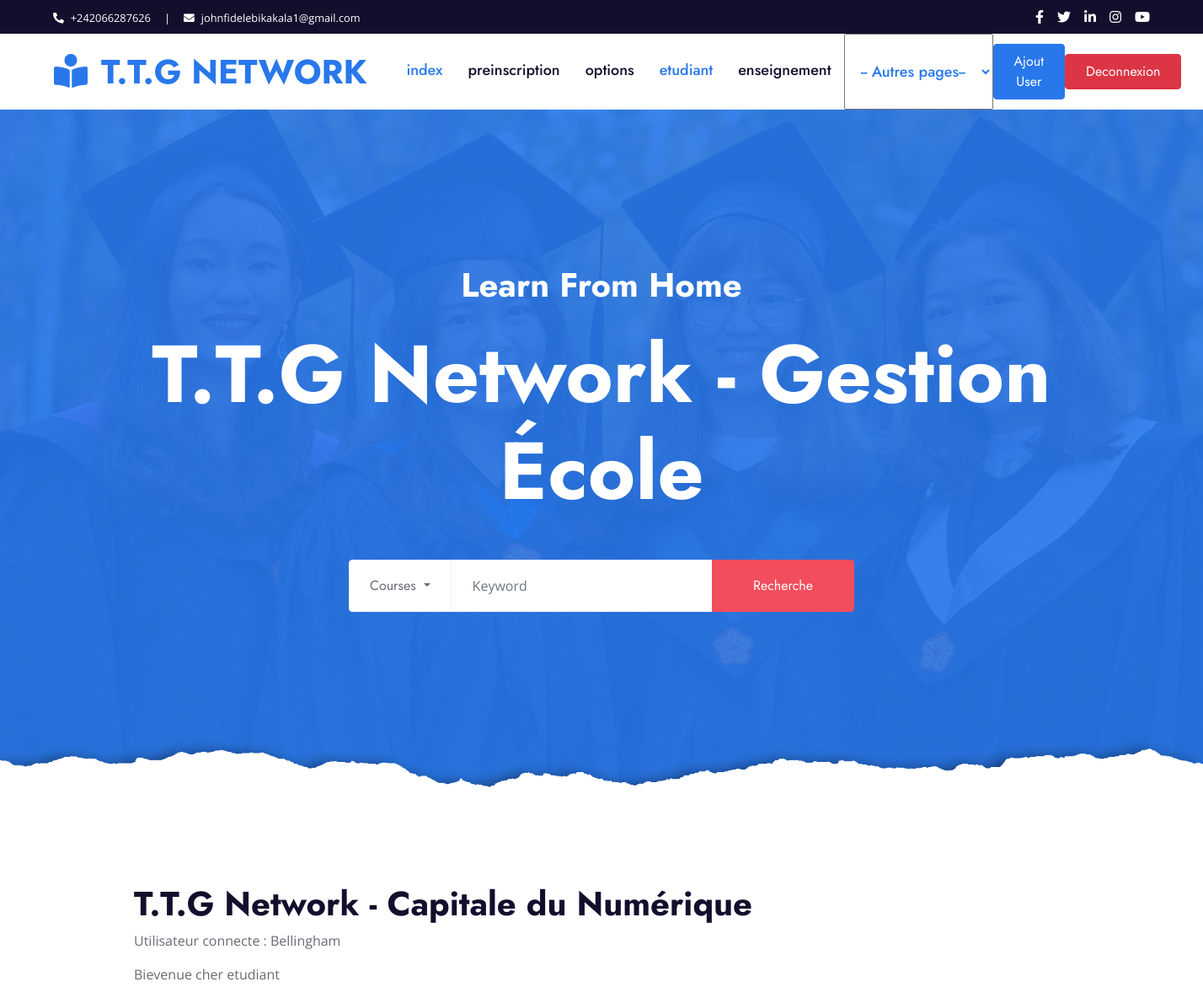
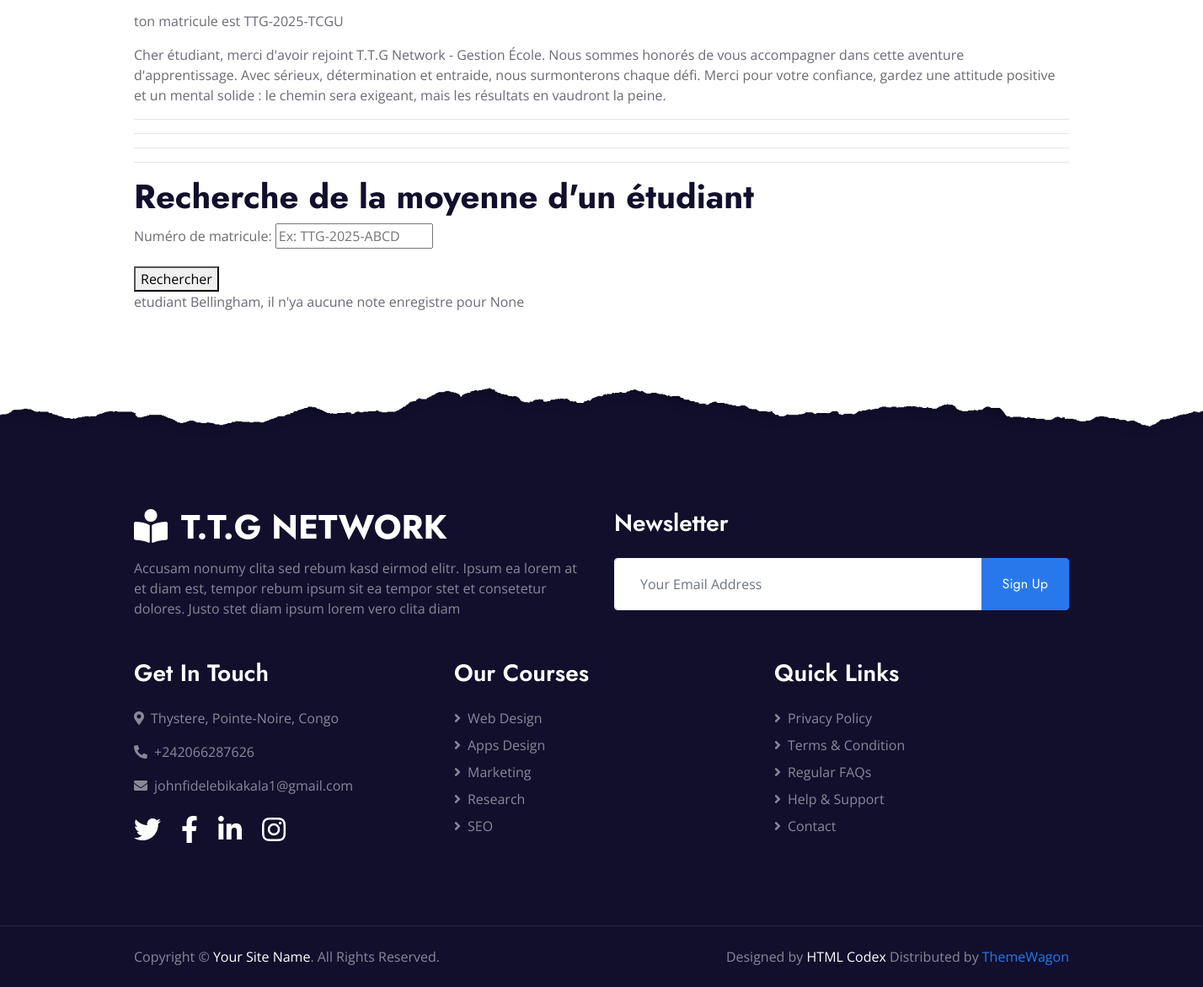
The page /recherche-moyenne/ (signed in) on the database its author committed (2 pictures, top to bottom).
### application/models.py (models this page shows)
class User(AbstractUser):
    ROLES = (
        ('admin', 'Administrateur'),
        ('formateur', 'Formateur'),
        ('etudiant', 'Étudiant'),
        ('parent', 'Parent'),
    )
    role = models.CharField(max_length=20, choices=ROLES)
    code_formateur = models.CharField(max_length=10, unique=True, null=True, blank=True)
    code_parent = models.CharField(max_length=10, unique=True, null=True, blank=True)
    matricule = models.CharField(max_length=30, unique=True, null=True, blank=True)

### application/views.py (the view)
# urls.py: path('recherche-moyenne/', views.rechercher_moyenne, name='recherche_moyenne'),
@login_required
def rechercher_moyenne(request):
    moyenne = None
    mention = None
    matricule = None
    if request.method == 'POST':
        form = RechercheMatriculeForm(request.POST)
        if form.is_valid():
            matricule = form.cleaned_data['matricule']
            try:
                etudiant = Etudiant.objects.get(user__matricule=matricule)
                notes = Note.objects.filter(etudiant=etudiant)
                total_points = sum([n.get_ponderee() for n in notes])
                total_coeff = sum([n.matiere.coefficient for n in notes])
                moyenne = total_points / total_coeff if total_coeff > 0 else 0
                if moyenne >= 16:
                    mention = "Très bien"
                elif moyenne >= 14:
                    mention = "Bien"
                elif moyenne >= 12:
                    mention = "Assez bien"
                elif moyenne >= 10:
                    mention = "Passable"
                else:
                    mention = "Insuffisant"
            except Etudiant.DoesNotExist:
                form.add_error('matricule', 'Étudiant introuvable.')
    else:
        form = RechercheMatriculeForm()
    return render(request, 'recherche_moyenne.html', {
        'form': form,
        'moyenne': moyenne,
        'mention': mention,
        'matricule': matricule
    })

### application/forms.py
class RechercheMatriculeForm(forms.Form):
    matricule = forms.CharField(
        label='Numéro de matricule',
        max_length=30,
        widget=forms.TextInput(attrs={'placeholder': 'Ex: TTG-2025-ABCD'})
    )

### application/templates/recherche_moyenne.html (shortened to what this page needs)
{% extends "base.html" %}
{% block content %}
    <hr>
    <h1>Recherche de la moyenne d'un étudiant</h1>
    <form method="post">
        {{ form.as_p }}
        <button type="submit">Rechercher</button>
    </form>
    {% if note is None %}
        <P>{{user.role}} {{user}}, il n'ya aucune note enregistre pour {{matricule}}</P>
    {% elif moyenne is not None %}
        <h2>Résultats pour le matricule {{ matricule }}</h2>
        <p>Moyenne : {{ moyenne|floatformat:2 }}</p>
        <p>Mention : {{ mention }}</p>
    {% endif %}
{% endblock %}

### application/templates/base.html (shortened to what this page needs)
  {% load static %}
<!DOCTYPE html>
<html lang="fr">
<head>
  <link rel="stylesheet" href="https://cdn.jsdelivr.net/npm/bootstrap@4.6.2/dist/css/bootstrap.min.css">
    <link href="https://cdnjs.cloudflare.com/ajax/libs/font-awesome/5.10.0/css/all.min.css" rel="stylesheet">
    <link href="{% static 'lib/owlcarousel/assets/owl.carousel.min.css' %}" rel="stylesheet">
    <link href="{% static 'css/style.css' %}" rel="stylesheet">
</head>
<body>
    <div class="container-fluid bg-dark">
        <div class="row py-2 px-lg-5">
            <div class="col-lg-6 text-center text-lg-left mb-2 mb-lg-0">
                <div class="d-inline-flex align-items-center text-white">
                    <small><i class="fa fa-phone-alt mr-2"></i>+242066287626</small>
                    <small class="px-3">|</small>
                    <small><i class="fa fa-envelope mr-2"></i>johnfidelebikakala1@gmail.com</small>
                </div>
            </div>
            <div class="col-lg-6 text-center text-lg-right">
                <div class="d-inline-flex align-items-center">
                    <a class="text-white px-2" href="">
                        <i class="fab fa-facebook-f"></i>
                    </a>
                    <a class="text-white px-2" href="">
                        <i class="fab fa-twitter"></i>
                    </a>
                    <a class="text-white px-2" href="">
                        <i class="fab fa-linkedin-in"></i>
                    </a>
                    <a class="text-white px-2" href="">
                        <i class="fab fa-instagram"></i>
                    </a>
                    <a class="text-white pl-2" href="">
                        <i class="fab fa-youtube"></i>
                    </a>
                </div>
            </div>
        </div>
    </div>
    <div class="container-fluid p-0">
        <nav class="navbar navbar-expand-lg bg-white navbar-light py-3 py-lg-0 px-lg-5">
            <a href="{% url 'index' %}" class="navbar-brand ml-lg-3">
                <h1 class="m-0 text-uppercase text-primary"><i class="fa fa-book-reader mr-3"></i>T.T.G Network</h1>
            </a>
            <div class="collapse navbar-collapse justify-content-between px-lg-3" id="navbarCollapse">
                <div class="navbar-nav mx-auto py-0">
                    <a href="{% url 'index' %}" class="nav-item nav-link active">index</a>
                    <a href="{% url 'preinscription' %}" class="nav-item nav-link">preinscription</a>
                    <a href="{% url 'options' %}" class="nav-item nav-link">options</a>
                    <a href="{% url 'etudiant' %}" class="nav-item nav-link active">etudiant</a>
                    <a href="{% url 'enseignement' %}" class="nav-item nav-link">enseignement</a>
                    <select id="menu" onchange="if (this.value) window.location.href=this.value;" class="nav-item nav-link active">
                    <option value="" class="nav-item nav-link active">-- Autres pages--</option>
                    </select>
                </div>
                <a href="{% url 'urlregister' %}" class="btn btn-primary py-2 px-4 d-none d-lg-block">Ajout User</a>
                <a href="{% url 'urllogout' %}" class="btn btn-danger py-2 px-4 d-none d-lg-block">Deconnexion</a>
            </div>
        </nav>
    </div>
    <div class="jumbotron jumbotron-fluid position-relative overlay-bottom" style="margin-bottom: 90px;">
        <div class="container text-center my-5 py-5">
            <h1 class="text-white mt-4 mb-4">Learn From Home</h1>
            <h1 class="text-white display-1 mb-5">T.T.G Network - Gestion École</h1>
            <div class="mx-auto mb-5" style="width: 100%; max-width: 600px;">
                <div class="input-group">
                    <div class="input-group-prepend">
                        <button class="btn btn-outline-light bg-white text-body px-4 dropdown-toggle" type="button" data-toggle="dropdown"
                            aria-haspopup="true" aria-expanded="true">Courses
                    </button>
                    </div>
                    <input type="text" class="form-control border-light" style="padding: 30px 25px;" placeholder="Keyword">
                    <div class="input-group-append">
                        <button class="btn btn-secondary px-4 px-lg-5">Recherche</button>
                    </div>
                </div>
            </div>
        </div>
    </div>
    <br>
    <div class="container">
         <h1>T.T.G Network - Capitale du Numérique</h1>
          <p>Utilisateur connecte : {{user}}</p>
            {% if user.is_authenticated %}
            {% if user.role %}
            <p>Bievenue cher {{user.role}} </p>
            {% else %}
            <p>Bievenue cher Admin </p>
            {% endif %}
              {% if user.matricule %}
              <p>ton matricule est {{user.matricule}}</p>
              <p>
                  Cher étudiant, merci d'avoir rejoint T.T.G Network - Gestion École.
                  Nous sommes honorés de vous accompagner dans cette aventure d'apprentissage.
                  Avec sérieux, détermination et entraide, nous surmonterons chaque défi.
                  Merci pour votre confiance, gardez une attitude positive et un mental solide
                   : le chemin sera exigeant, mais les résultats en vaudront la peine.
              </p>
              {% endif %}
            {% endif %}
          <hr>
          <hr>
          <hr>
    </div>
   <div class="container">
         {% block content %}{% endblock %}
   </div>
    <div class="container-fluid position-relative overlay-top bg-dark text-white-50 py-5" style="margin-top: 90px;">
        <div class="container mt-5 pt-5">
            <div class="row">
                <div class="col-md-6 mb-5">
                    <a href="{% url 'index' %}" class="navbar-brand">
                        <h1 class="mt-n2 text-uppercase text-white"><i class="fa fa-book-reader mr-3"></i>T.T.G Network</h1>
                    </a>
                    <p class="m-0">Accusam nonumy clita sed rebum kasd eirmod elitr. Ipsum ea lorem at et diam est, tempor rebum ipsum sit ea tempor stet et consetetur dolores. Justo stet diam ipsum lorem vero clita diam</p>
                </div>
                <div class="col-md-6 mb-5">
                    <h3 class="text-white mb-4">Newsletter</h3>
                    <div class="w-100">
                        <div class="input-group">
                            <input type="text" class="form-control border-light" style="padding: 30px;" placeholder="Your Email Address">
                            <div class="input-group-append">
                                <button class="btn btn-primary px-4">Sign Up</button>
                            </div>
                        </div>
                    </div>
                </div>
            </div>
            <div class="row">
                <div class="col-md-4 mb-5">
                    <h3 class="text-white mb-4">Get In Touch</h3>
                    <p><i class="fa fa-map-marker-alt mr-2"></i>Thystere, Pointe-Noire, Congo</p>
                    <p><i class="fa fa-phone-alt mr-2"></i>+242066287626</p>
                    <p><i class="fa fa-envelope mr-2"></i>johnfidelebikakala1@gmail.com</p>
                    <div class="d-flex justify-content-start mt-4">
                        <a class="text-white mr-4" href="#"><i class="fab fa-2x fa-twitter"></i></a>
                        <a class="text-white mr-4" href="#"><i class="fab fa-2x fa-facebook-f"></i></a>
                        <a class="text-white mr-4" href="#"><i class="fab fa-2x fa-linkedin-in"></i></a>
                        <a class="text-white" href="#"><i class="fab fa-2x fa-instagram"></i></a>
                    </div>
                </div>
                <div class="col-md-4 mb-5">
                    <h3 class="text-white mb-4">Our Courses</h3>
                    <div class="d-flex flex-column justify-content-start">
                        <a class="text-white-50 mb-2" href="#"><i class="fa fa-angle-right mr-2"></i>Web Design</a>
                        <a class="text-white-50 mb-2" href="#"><i class="fa fa-angle-right mr-2"></i>Apps Design</a>
                        <a class="text-white-50 mb-2" href="#"><i class="fa fa-angle-right mr-2"></i>Marketing</a>
                        <a class="text-white-50 mb-2" href="#"><i class="fa fa-angle-right mr-2"></i>Research</a>
                        <a class="text-white-50" href="#"><i class="fa fa-angle-right mr-2"></i>SEO</a>
                    </div>
                </div>
                <div class="col-md-4 mb-5">
                    <h3 class="text-white mb-4">Quick Links</h3>
                    <div class="d-flex flex-column justify-content-start">
                        <a class="text-white-50 mb-2" href="#"><i class="fa fa-angle-right mr-2"></i>Privacy Policy</a>
                        <a class="text-white-50 mb-2" href="#"><i class="fa fa-angle-right mr-2"></i>Terms & Condition</a>
                        <a class="text-white-50 mb-2" href="#"><i class="fa fa-angle-right mr-2"></i>Regular FAQs</a>
                        <a class="text-white-50 mb-2" href="#"><i class="fa fa-angle-right mr-2"></i>Help & Support</a>
                        <a class="text-white-50" href="#"><i class="fa fa-angle-right mr-2"></i>Contact</a>
                    </div>
                </div>
            </div>
        </div>
    </div>
    <div class="container-fluid bg-dark text-white-50 border-top py-4" style="border-color: rgba(256, 256, 256, .1) !important;">
        <div class="container">
            <div class="row">
                <div class="col-md-6 text-center text-md-left mb-3 mb-md-0">
                    <p class="m-0">Copyright &copy; <a class="text-white" href="#">Your Site Name</a>. All Rights Reserved.
                    </p>
                </div>
                <div class="col-md-6 text-center text-md-right">
                    <p class="m-0">Designed by <a class="text-white" href="https://htmlcodex.com">HTML Codex</a> Distributed by <a href="https://themewagon.com" target="_blank">ThemeWagon</a></p>
                </div>
            </div>
        </div>
    </div>
</body>
</html>

### rows shown on the page
User: username "Bellingham", role "etudiant", matricule "TTG-2025-TCGU"

### other values the page prints
{{ matricule }} "None"
